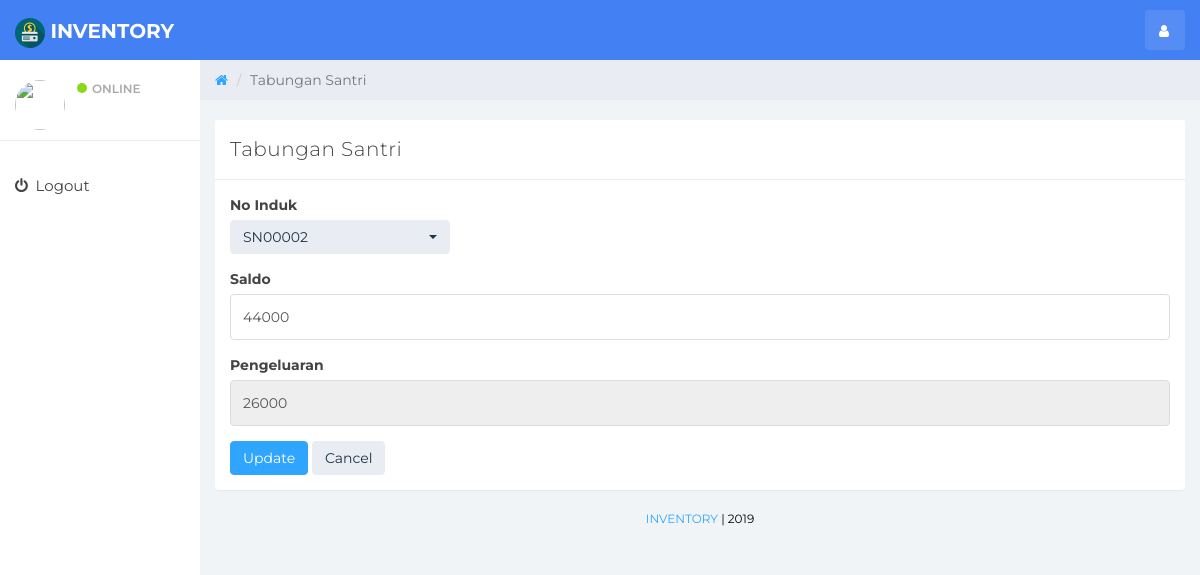
The app's page /tabungan/update/3.html with its own data.
### tables this page shows
CREATE TABLE `tabungan` (
  `id_tabungan` int(11) NOT NULL AUTO_INCREMENT,
  `no_santri` varchar(10) DEFAULT NULL,
  `saldo` int(10) DEFAULT NULL,
  `pengeluaran` int(10) DEFAULT '0',
  `waktu` varchar(50) DEFAULT NULL,
  `saldo_tambahan` int(10) DEFAULT '0',
  PRIMARY KEY (`id_tabungan`)
);

### application/controllers/Tabungan.php (called while the page is built, shortened)
<?php
class Tabungan extends CI_Controller
{
    function __construct()
    {
        $this->load->model('Tabungan_model');
        $this->load->library('form_validation');
    }
    public function update($id)
    {
        $row = $this->Tabungan_model->get_by_id($id);
        if ($row) {
            $data = array(
                'button' => 'Update',
                'action' => site_url('tabungan/update_action'),
		'id_tabungan' => set_value('id_tabungan', $row->id_tabungan),
		'saldo' => set_value('saldo', $row->saldo),
		'pengeluaran' => set_value('pengeluaran', $row->pengeluaran),
		'no_santri' => set_value('no_santri', $row->no_santri),
        'konten' => 'tabungan/tabungan_form',
            'jdl' => 'Tabungan Santri',
	    );
            $this->load->view('v_index', $data);
        } else {
            $this->session->set_flashdata('message', 'Record Not Found');
            redirect(site_url('tabungan'));
        }
    }
}

### index.php (called while the page is built, shortened)
<?php
require_once BASEPATH.'core/CodeIgniter.php';

### application/models/Tabungan_model.php (called while the page is built, shortened)
<?php
class Tabungan_model extends CI_Model
{
    public $table = 'tabungan';
    public $id = 'id_tabungan';
    function get_by_id($id)
    {
        $this->db->where($this->id, $id);
        return $this->db->get($this->table)->row();
    }
}

### application/views/tabungan/tabungan_form.php (the view, shortened to what this page needs)
<form action="<?php echo $action; ?>" method="post">
        <div class="form-group">
            <label for="varchar">No Induk <?php echo form_error('no_santri') ?></label>
            <br>
          <select id="no_santri" name="no_santri" class="selectpicker" class="form-control" data-live-search="true" autofocus>
            <?php
            $this->db->order_by('id_santri','desc');
            $sql = $this->db->get('santri');
            foreach ($sql->result() as $row) {
             ?>
            <option value="<?php echo $no_santri; ?>"><?php echo $no_santri; ?></option>
            <?php } ?>
          </select>
        </div>
        <div class="form-group">
            <label for="int">Saldo <?php echo form_error('saldo') ?></label>
            <input type="text" class="form-control" name="saldo" id="saldo" placeholder="Saldo" value="<?php echo $saldo; ?>" />
        </div>
        <div class="form-group">
            <label for="int">Pengeluaran <?php echo form_error('pengeluaran') ?></label>
            <input type="text" class="form-control" name="pengeluaran" id="pengeluaran" placeholder="0" value="<?php echo $pengeluaran; ?>" readonly/>
        </div>
        <button type="submit" class="btn btn-primary"><?php echo $button ?></button>
        <a href="<?php echo site_url('tabungan') ?>" class="btn btn-default">Cancel</a>
    </form>

### assets/css/styles.css (style rules this page uses)
body { background: #f1f4f7; padding-top: 60px; font-size: 14px; color: #444444; font-family: "Montserrat", "Helvetica Neue", Helvetica, Arial, sans-serif; }
a, a:hover, a:focus { color: #30a5ff; }
input.form-control { border: 1px solid #ddd; box-shadow: none; height: 46px; }
.btn-default, .btn-default:hover, .btn-default:focus, .btn-default:active, .btn-default.active, .open > .dropdown-toggle.btn-default, .btn-default.disabled, .btn-default[disabled], fieldset[disabled] .btn-default, .btn-default.disabled:hover, .btn-default[disabled]:hover, fieldset[disabled] .btn-default:hover, .btn-default.disabled:focus, .btn-default[disabled]:focus, fieldset[disabled] .btn-default:focus, .btn-default.disabled:active, .btn-default[disabled]:active, fieldset[disabled] .btn-default:active, .btn-default.disabled.active, .btn-default[disabled].active, fieldset[disabled] .btn-default.active { background-color: #e9ecf2; border-color: #e9ecf2; color: #1b3548; }
.btn-primary, .btn-primary:hover, .btn-primary:focus, .btn-primary:active, .btn-primary.active, .open > .dropdown-toggle.btn-primary, .btn-primary.disabled, .btn-primary[disabled], fieldset[disabled] .btn-primary, .btn-primary.disabled:hover, .btn-primary[disabled]:hover, fieldset[disabled] .btn-primary:hover, .btn-primary.disabled:focus, .btn-primary[disabled]:focus, fieldset[disabled] .btn-primary:focus, .btn-primary.disabled:active, .btn-primary[disabled]:active, fieldset[disabled] .btn-primary:active, .btn-primary.disabled.active, .btn-primary[disabled].active, fieldset[disabled] .btn-primary.active { background-color: #30a5ff; border-color: #30a5ff; }

### records on screen
tabungan: no_santri "SN00002", saldo "44000", pengeluaran "26000"

### other values on screen
$jdl "Tabungan Santri"
$button "Update"
